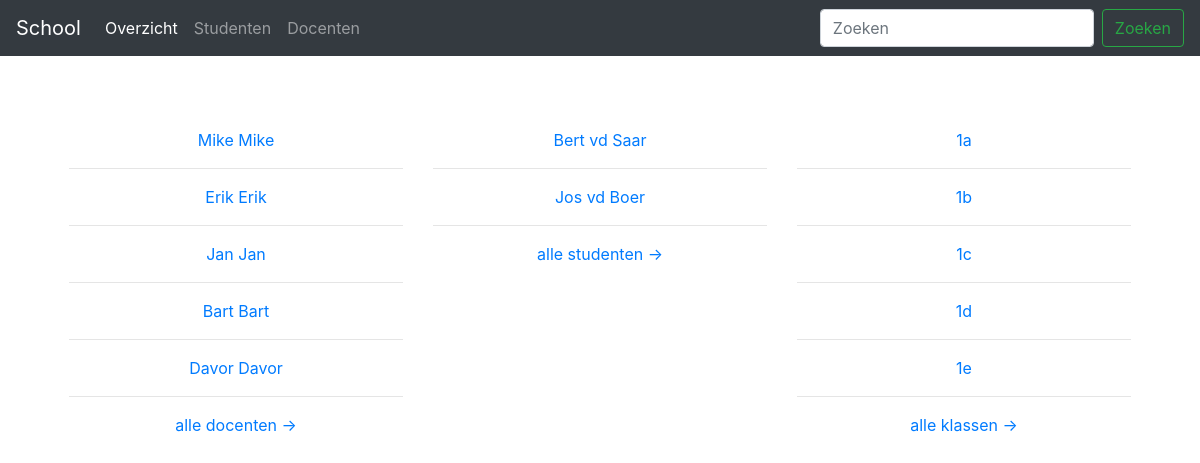
The page / on the database its author committed.
### tables this page shows
CREATE TABLE `docenten` (
  `id` int(11) NOT NULL,
  `naam` varchar(255) NOT NULL,
  `achternaam` varchar(255) NOT NULL,
  `email` varchar(255) NOT NULL,
  `mobiel` varchar(255) NOT NULL,
  `telefoon` varchar(255) NOT NULL
);

CREATE TABLE `studenten` (
  `id` int(11) NOT NULL,
  `klas_id` int(11) NOT NULL,
  `naam` varchar(255) NOT NULL,
  `achternaam` varchar(255) NOT NULL,
  `email` varchar(255) NOT NULL,
  `mobiel` varchar(255) NOT NULL,
  `telefoon` int(11) NOT NULL
);

CREATE TABLE `klassen` (
  `id` int(11) NOT NULL,
  `code` varchar(255) NOT NULL
);

### home.php (the view, shortened to what this page needs)
<div class="row">
    <div class="col-md-4">
<?php
    $sql = "SELECT * FROM docenten LIMIT 0, 5";
    $stmt = $conn->prepare($sql);
    $stmt->execute();
    $result = $stmt->fetchAll();
    if(count($result) == 0){
        echo 'Er zijn geen docenten';
    } else {
        foreach($result as $res) { ?>
            <div>
                <a href="index.php?page=docent&id=<?php echo $res['id'];?>">
                    <?php echo $res['naam'];?> <?php echo $res['achternaam'];?>
                </a>
            </div>
            <hr />
<?php } ?>
<?php } ?>
            <div>
                <a href="index.php?page=docenten">
                    alle docenten ->
                </a>
            </div>
    </div>
    <div class="col-md-4">
<?php
    $sql = "SELECT * FROM studenten LIMIT 0, 5";
    $stmt = $conn->prepare($sql);
    $stmt->execute();
    $result = $stmt->fetchAll();
    if(count($result) == 0){
        echo 'Er zijn geen studenten';
    } else {
        foreach($result as $res) { ?>
            <div>
                <a href="index.php?page=student&id=<?php echo $res['id'];?>">
                    <?php echo $res['naam'];?> <?php echo $res['achternaam'];?>
                </a>
            </div>
            <hr />
<?php } ?>
<?php } ?>
            <div>
                <a href="index.php?page=studenten">
                    alle studenten ->
                </a>
            </div>
    </div>
    <div class="col-md-4">
<?php
    $sql = "SELECT * FROM klassen LIMIT 0, 5";
    $stmt = $conn->prepare($sql);
    $stmt->execute();
    $result = $stmt->fetchAll();
    if(count($result) == 0){
        echo 'Er zijn geen klassen';
    } else {
        foreach($result as $res) { ?>
            <div>
                <a href="index.php?page=klas&id=<?php echo $res['id'];?>">
                    <?php echo $res['code'];?>
                </a>
            </div>
            <hr />
<?php } ?>
<?php } ?>
            <div>
                <a href="index.php?page=klassen">
                    alle klassen ->
                </a>
            </div>
    </div>
</div>

### template/header.php (shortened to what this page needs)
<!doctype html>
<html lang="en">
  <head>
    <link rel="stylesheet" href="https://maxcdn.bootstrapcdn.com/bootstrap/4.0.0/css/bootstrap.min.css">
    <link href="css/style.css" rel="stylesheet">
  </head>
  <body>
    <nav class="navbar navbar-expand-md navbar-dark bg-dark fixed-top">
      <a class="navbar-brand" href="#">School</a>
      <div class="collapse navbar-collapse" id="navbarsExampleDefault">
        <ul class="navbar-nav mr-auto">
          <li class="nav-item active">
            <a class="nav-link" href="/school">Overzicht <span class="sr-only">(current)</span></a>
          </li>
          <li class="nav-item">
            <a class="nav-link" href="index.php?page=studenten">Studenten</a>
          </li>
          <li class="nav-item">
            <a class="nav-link" href="index.php?page=docenten">Docenten</a>
          </li>
        </ul>
        <form class="form-inline my-2 my-lg-0">
          <input class="form-control mr-sm-2" type="text" placeholder="Zoeken" aria-label="Search">
          <button class="btn btn-outline-success my-2 my-sm-0" type="submit">Zoeken</button>
        </form>
      </div>
    </nav>
    <main role="main" class="container">
        <div class="starter-template">

### index.php (shortened to what this page needs)
<?php
require_once('db.php');
require_once('template/header.php');
if(isset($_GET['page']) && !empty($_GET['page'])){
    $pages = [
                'home',
                'studenten',
                'student',
                'docenten',
                'docent',
                'klassen'
            ];
    if(in_array($_GET['page'], $pages)){
        require_once($_GET['page'].'.php');
    } else {
        require_once('404.php');
    }
} else {
    require_once('home.php');
}
require_once('template/footer.php');
?>

### template/footer.php (shortened to what this page needs)
</div>
    </main>
  </body>
</html>

### css/style.css (style rules this page uses)
body { padding-top: 5rem; }
.starter-template { padding: 3rem 1.5rem; text-align: center; }

### rows shown on the page
docenten: naam "Mike", achternaam "Mike"
docenten: naam "Erik", achternaam "Erik"
docenten: naam "Jan", achternaam "Jan"
docenten: naam "Bart", achternaam "Bart"
docenten: naam "Davor", achternaam "Davor"
studenten: naam "Bert", achternaam "vd Saar"
studenten: naam "Jos", achternaam "vd Boer"
klassen: code "1a"
klassen: code "1b"
klassen: code "1c"
klassen: code "1d"
klassen: code "1e"
